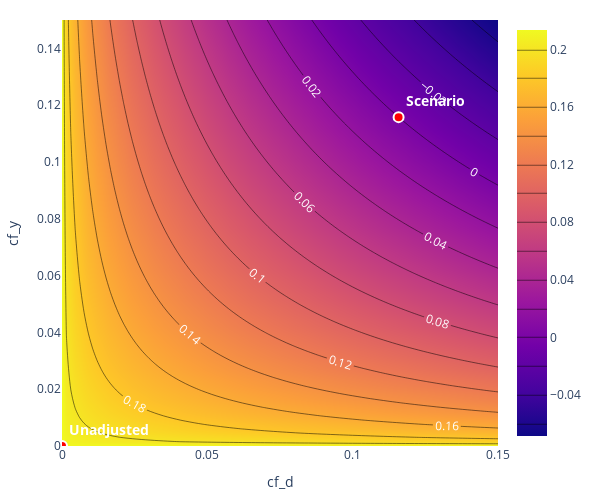

The cell this chart's notebook holds for it:
### Code cell
v.sensitivity_analysis(cf_y=0.1158, cf_d=0.1158, rho=0.4833)
fig = v.sensitivity_plot()
fig.update_layout(
    autosize=False,
    width=600,
    height=500,
    margin=dict(l=20, r=20, t=20, b=20),
    coloraxis_showscale=False
)
